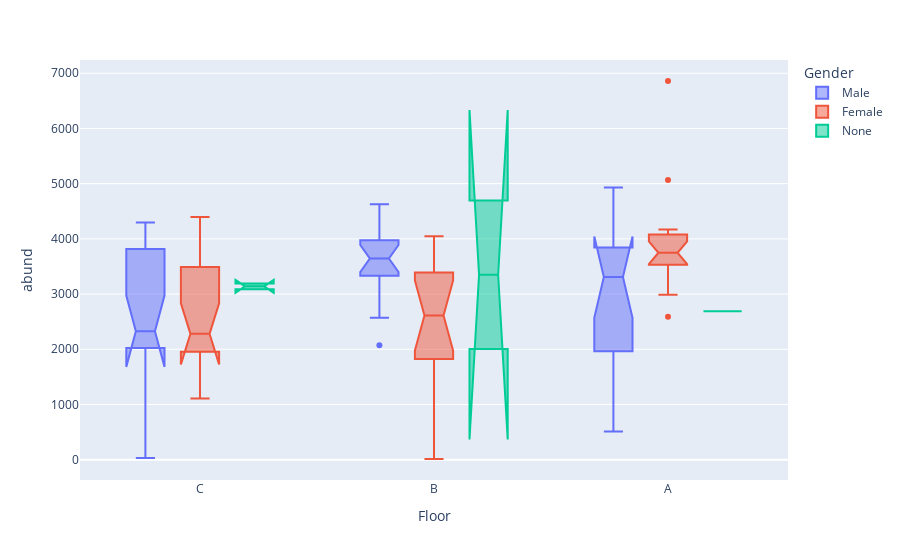

The notebook cell saved with this chart:
### Code cell
fig = px.box(dataset_place, x="Floor", y="abund", color="Gender", notched=True)
fig.show()

### Figure 1 — Plotly figure (JSON) as saved in the notebook; plotly's stock layout.template omitted (floating-point values rounded to 4 significant figures)
{"data": [{"alignmentgroup": "True", "hovertemplate": "Gender=Male<br>Floor=%{x}<br>abund=%{y}<extra></extra>", "legendgroup": "Male", "marker": {"color": "#636efa"}, "name": "Male", "notched": true, "offsetgroup": "Male", "orientation": "v", "showlegend": true, "type": "box", "x": ["C", "B", "B", "A", "C", "A", "C", "A", "B", "C", "C", "C", "A", "A", "A", "A", "A", "C", "B", "A", "B", "A", "C", "B", "B", "A", "C", "A", "C", "C", "C", "C", "A", "C", "C", "C", "C", "B", "B", "B", "A", "A", "B", "B", "B", "B", "C", "B", "A", "B", "B", "C"], "x0": " ", "xaxis": "x", "y": [3895, 4093, 4237, 509, 4020, 3409, 4295, 4929, 3339, 4093, 1995, 3888, 3762, 1570, 4365, 1753, 4360, 2144, 3513, 3727, 3315, 2805, 3597, 3905, 3473, 3207, 1935, 2180, 2540, 2227, 2109, 1325, 3454, 3524, 2327, 1013, 2156, 3644, 3936, 3564, 1284, 3926, 3116, 2072, 3765, 4277, 2343, 2571, 3071, 3880, 4628, 29], "y0": " ", "yaxis": "y"}, {"alignmentgroup": "True", "hovertemplate": "Gender=Female<br>Floor=%{x}<br>abund=%{y}<extra></extra>", "legendgroup": "Female", "marker": {"color": "#EF553B"}, "name": "Female", "notched": true, "offsetgroup": "Female", "orientation": "v", "showlegend": true, "type": "box", "x": ["C", "B", "C", "C", "A", "C", "A", "B", "B", "C", "A", "B", "B", "A", "C", "C", "A", "C", "A", "B", "B", "C", "C", "C", "C", "C", "C", "B", "B", "C", "C", "A", "A", "A", "B", "A", "C", "A", "A", "A", "A", "A", "B", "A", "C", "B", "B", "A", "A", "C", "B", "B"], "x0": " ", "xaxis": "x", "y": [4397, 2612, 3484, 2749, 4081, 3687, 3813, 3379, 3690, 3151, 3064, 2206, 1727, 2591, 2266, 1815, 4170, 4053, 3624, 4048, 1785, 1868, 1916, 2140, 3972, 1948, 1974, 3580, 3379, 3495, 1109, 3241, 2987, 5064, 3397, 3529, 2474, 3642, 4032, 3642, 6859, 3683, 2293, 4165, 2007, 1945, 3313, 3941, 3842, 2280, 32, 13], "y0": " ", "yaxis": "y"}, {"alignmentgroup": "True", "hovertemplate": "Gender=None<br>Floor=%{x}<br>abund=%{y}<extra></extra>", "legendgroup": "None", "marker": {"color": "#00cc96"}, "name": "None", "notched": true, "offsetgroup": "None", "orientation": "v", "showlegend": true, "type": "box", "x": ["C", "B", "A", "C", "B"], "x0": " ", "xaxis": "x", "y": [3087, 4694, 2689, 3192, 2007], "y0": " ", "yaxis": "y"}], "layout": {"boxmode": "group", "legend": {"title": {"text": "Gender"}, "tracegroupgap": 0}, "margin": {"t": 60}, "xaxis": {"anchor": "y", "domain": [0, 1], "title": {"text": "Floor"}}, "yaxis": {"anchor": "x", "domain": [0, 1], "title": {"text": "abund"}}}}
